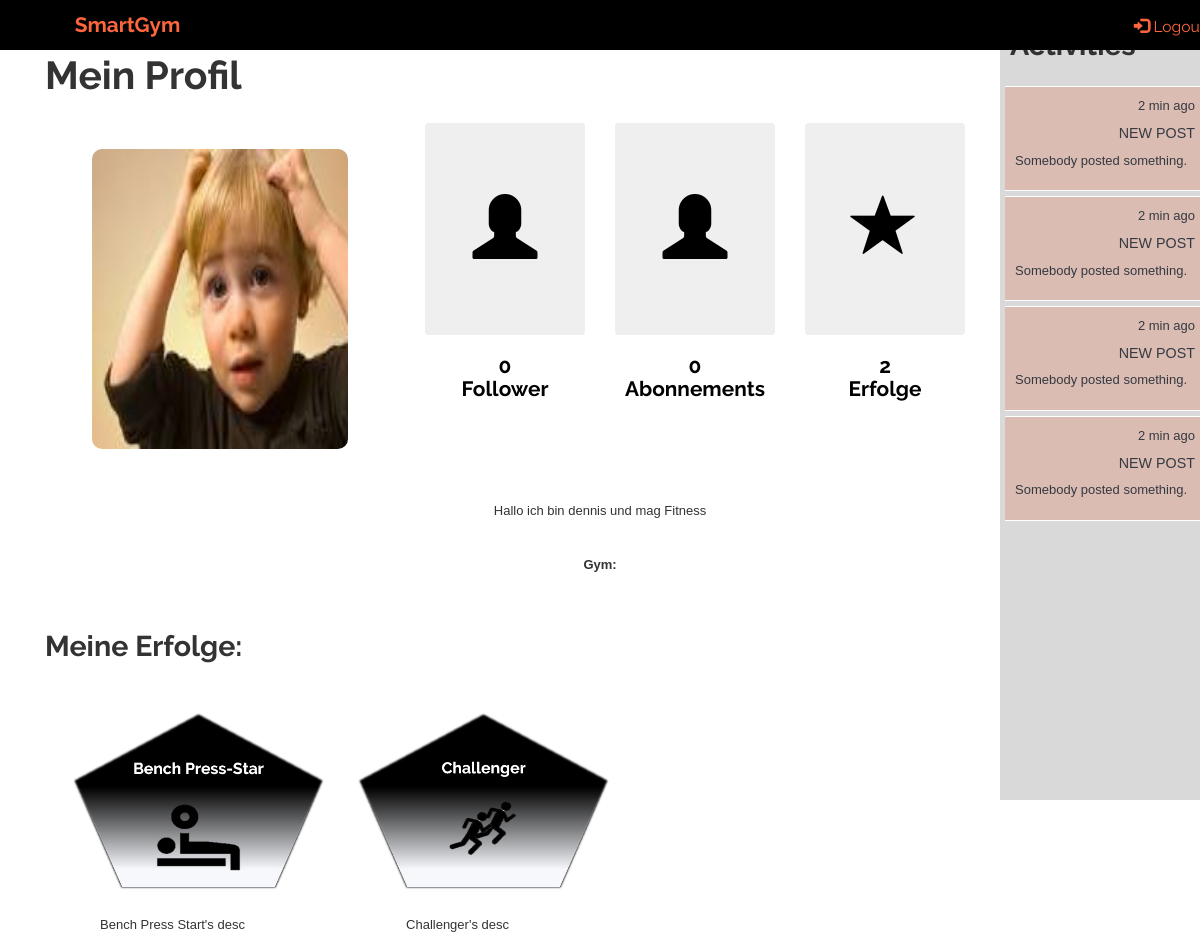
The page /tracker/profile/1 (signed in) on the database its author committed.
### tracker/models.py (models this page shows, shortened)
class Profile(models.Model):
    user = models.OneToOneField(User, primary_key=True, on_delete=models.CASCADE)
    bio = models.TextField(max_length=500, blank=True, help_text="Beschreibung.")
    profile_image = models.ImageField(upload_to=get_image_path, blank=True, null=True)
    def get_follows_connections(self):
        connections = Connection.objects.filter(follower=self.user)
        return connections
    class Meta:
        abstract = True

class UserProfile(Profile):
    date_of_birth = models.DateField(null=False, blank=False)
    gym = models.ManyToManyField('GymProfile', blank=True)
    achievements = models.ManyToManyField('Achievement', blank=True)

class Achievement(models.Model):
    name = models.CharField(max_length=100, help_text="Insert the name of the achievement here.", primary_key=True)
    description = models.TextField(max_length=500, help_text="What did the user do to achieve it?", null=True,
                                   blank=True)
    user = models.ManyToManyField(User, blank=True)
    achievement_image = models.ImageField(upload_to=get_image_path, blank=True, null=True)

### tracker/views.py (the view)
# urls.py: url(r'^profile/(?P<pk>\d+)$', views.UserProfileView.as_view(), name='profile'),
class UserProfileView(LoginRequiredMixin, generic.DetailView):
    model = UserProfile
    context_object_name = 'profile'
    template_name = 'tracker/profile.html'
    def get_context_data(self, **kwargs):
        context = super().get_context_data(**kwargs)
        context['base_template'] = 'tracker/User/user_tracker_base.html'
        return context

### tracker/templates/tracker/profile.html (shortened to what this page needs)
{% extends base_template %}
{% block extra_head %}
{% load static %}
<link rel="stylesheet" href="{% static 'css/style.css' %}">
{% endblock %}
{% block site_content %}
<div class="container background-col profile">
    <div class="row full-height">
        <div class="col-xs-12 col-sm-12 col-md-12 col-lg-12 padding-0">
            <div class="row row-eq-height">
                {% if profile.user == user %}
                    <div class="col-xs-12 col-sm-12 col-md-12 col-lg-12">
                        <h1>Mein Profil</h1>
                    </div>
                {% else %}
                    <div class="col-xs-12 col-sm-12 col-md-12 col-lg-12 hcenter">
                        <h1>{{ profile.user.username }}'s Profil</h1>
                    </div>
                {% endif %}
            </div>
            <div class="row text-center row-eq-height sm-row-padding">
                <div class="col-xs-12 col-sm-12 col-md-4 col-lg-4 full-h">
                    <div class="row">
                        <div class="col-xs-12 col-sm-12 col-md-4 col-lg-4 full-width">
                            {% if profile.profile_image %}
                                <img src='{{ profile.profile_image.url  }}' class="profile-img img-resize" alt="Profile Image"/>
                            {% else %}
                                <p>Kein Bild vorhanden.</p>
                            {% endif %}
                        </div>
                        <div class="col-xs-12 col-sm-12 col-md-4 col-lg-4 full-width">
                        </div>
                    </div>
                </div>
                <div class="col-xs-4 col-sm-4 col-md-2 col-lg-2">
                    <a href="{% url 'followers' profile.user.id %}" class="text-center black-text">
                        <button type="button" class="btn" aria-label="Left Align">
                            <span class="glyphicon glyphicon-user" aria-hidden="true"></span>
                        </button>
                        <h3><b>{{ zzprofile.get_follower_connections |length }}<br>Follower</b></h3>
                    </a>
                </div>
                <div class="col-xs-4 col-sm-4 col-md-2 col-lg-2">
                    <a href="{% url 'followers' profile.user.id %}" class="text-center black-text">
                        <button type="button" class="btn" aria-label="Left Align">
                            <span class="glyphicon glyphicon-user" aria-hidden="true"></span>
                        </button>
                        <h3><b>{{ profile.get_follows_connections |length }}<br>Abonnements</b></h3>
                    </a>
                </div>
                <div class="col-xs-4 cglyol-sm-4 col-md-2 col-lg-2">
                    <a href="#" class="text-center black-text">
                        <button type="button" class="btn" aria-label="Left Align">
                            <span class="glyphicon glyphicon-star" aria-hidden="true"></span>
                        </button>
                        <h3><b>{{ profile.achievements.all |length }}<br>Erfolge</b></h3>
                    </a>
                </div>
            </div>
            {% if profile.bio %}
                <div class="row text-center sm-row-padding">
                    <div class="col-xs-12 col-sm-12 col-md-12 col-lg-12">
                        <p>{{ profile.bio }}</p>
                    </div>
                </div>
            {% endif %}
            {% if profile.gym %}
                <div class="row text-center sm-row-padding">
                    <div class="col-xs-12 col-sm-12 col-md-12 col-lg-12">
                            <p><b>Gym: </b>
                            </p>
                    </div>
                </div>
            {% endif %}
            <div class="row sm-row-padding">
                <div class="col-xs-12 col-sm-12 col-md-12 col-lg-12">
                    {% if profile.user == user %}
                        <h2>Meine Erfolge:</h2>
                    {% else %}
                        <h2><b>{{ profile.user.username }}'s Erfolge:</b></h2>
                    {% endif %}
                </div>
            </div>
            <div class="row">
                {% for achievement in profile.achievements.all %}
                    {% if achievement.achievement_image %}
                        <div class="col-xs-12 col-sm-4 col-md-3 col-lg-3">
                            <img class="img-responsive" src="{{ achievement.achievement_image.url }}">
                            <p class="text-center">{{ achievement.description }}</p>
                        </div>
                    {% endif %}
                {% endfor %}
            </div>
        </div>
    </div>
</div>
{% endblock %}

### tracker/static/tracker/css/tracker_style.css (style rules this page uses)
html, body { height: 100%; min-height: 100%; width: 100%; min-width: 100%; margin: 0px; max-width: 100%; padding: 0px; font-family: TrajanPro-Regular, 'Lucida Grande', sans-serif; overflow-x: hidden; }
h2 { font-size: 2.0rem; }
body { padding-top: 50px; }
@media only screen and (min-width: 701px) and (max-width: 1280px) { html, body { font-size: 13px; } }
.full-height { min-height: 100%; height: 100%; }
.full-width { min-width: 100%; }

### home/static/home/css/style.css (style rules this page uses)
html, body { height: 100%; min-height: 100%; width: 100%; min-width: 100%; margin: 0px; max-width: 100%; padding: 0px; font-family: TrajanPro-Regular, 'Lucida Grande', sans-serif; }
a { text-decoration: underline; }
h1 { text-transform: capitalize; font-family: 'Raleway', sans-serif; font-weight: bold; margin-bottom: 1.0rem; font-size: 3.0rem; }
h2 { font-family: 'Raleway', sans-serif; font-weight: bold; font-size: 2.2rem; }
h3 { text-transform: capitalize; font-family: 'Raleway', sans-serif; font-weight: bold; font-size: 1.6rem; }
.row { height: auto; width: 100%; margin: 0px; padding: 0px; }
.full-height { height: 100vh; }
.full-width { min-width: 100%; width: 100%; }
.full-h { min-height: 100%; height: 100%; }
.padding-0 { padding: 0px; }
.sm-row-padding { padding-top: 1rem; padding-bottom: 1rem; }
.black-text { color: black; }
.profile a { text-decoration: none; color: black; }
.profile button { font-size: 1.1rem; border: none; width: 100%; min-height: 60%; }
.profile .glyphicon { width: 100%; height: 100%; font-size: 5rem; }
.profile img { margin: 2rem; }
@media only screen and (min-width: 481px) { .profile .row-eq-height { display: -webkit-box; display: -webkit-flex; display: -ms-flexbox; display: flex; } }
@media only screen and (min-width: 481px) { .profile-img { border-radius: 10px; height: 300px; max-width: 80%; } }

### rows shown on the page
UserProfile: profile_image (picture), get_follows_connections|length "0", achievements.all|length "2", bio "Hallo ich bin dennis und mag Fitness"
Achievement: achievement_image (picture), description "Bench Press Start's desc"
Achievement: achievement_image (picture), description "Challenger's desc"

### other values the page prints
{{ zzprofile.get_follower_connections |length }} "0"
